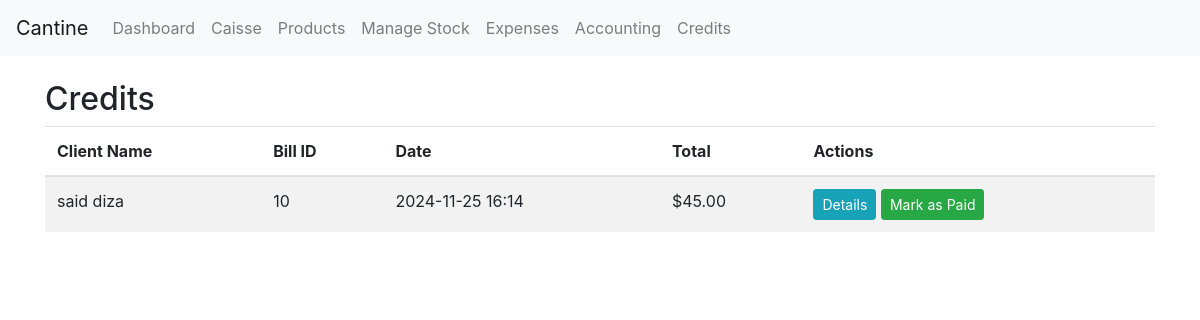
The app's page /credits/ with its own data.
### cantineApp/models.py (models this page shows, shortened)
class Bill(models.Model):
    created_at = models.DateTimeField(auto_now_add=True)
    total = models.DecimalField(max_digits=10, decimal_places=2, default=Decimal('0.00'))
    is_credit = models.BooleanField(default=False)
    client_name = models.CharField(max_length=100, blank=True, null=True)
    paid_at = models.DateTimeField(blank=True, null=True)

### cantineApp/views.py (the view)
# urls.py: path('credits/', views.credit_list, name='credit_list'),
def credit_list(request):
    credits = Bill.objects.filter(is_credit=True, paid_at__isnull=True).order_by('-created_at')
    return render(request, 'credits/credit_list.html', {'credits': credits})

### cantineApp/templates/credits/credit_list.html (shortened to what this page needs)
{% extends 'base.html' %} {% block content %}
<h2>Credits</h2>
<table class="table table-striped">
  <thead>
    <tr>
      <th>Client Name</th>
      <th>Bill ID</th>
      <th>Date</th>
      <th>Total</th>
      <th>Actions</th>
    </tr>
  </thead>
  <tbody>
    {% for credit in credits %}
    <tr>
      <td>{{ credit.client_name }}</td>
      <td>{{ credit.id }}</td>
      <td>{{ credit.created_at|date:"Y-m-d H:i" }}</td>
      <td>${{ credit.total|floatformat:2 }}</td>
      <td>
        <a href="{% url 'view_bill' credit.id %}" class="btn btn-info btn-sm"
          >Details</a
        >
        <form
          method="post"
          action="{% url 'pay_credit' credit.id %}"
          style="display: inline"
        >
          <button type="submit" class="btn btn-success btn-sm">
            Mark as Paid
          </button>
        </form>
      </td>
    </tr>
    {% empty %}
    <tr>
      <td colspan="5">No credits pending.</td>
    </tr>
    {% endfor %}
  </tbody>
</table>
{% endblock %}

### records on screen
Bill: client_name "said diza", id "10", created_at "2024-11-25 16:14", total "45.00"
